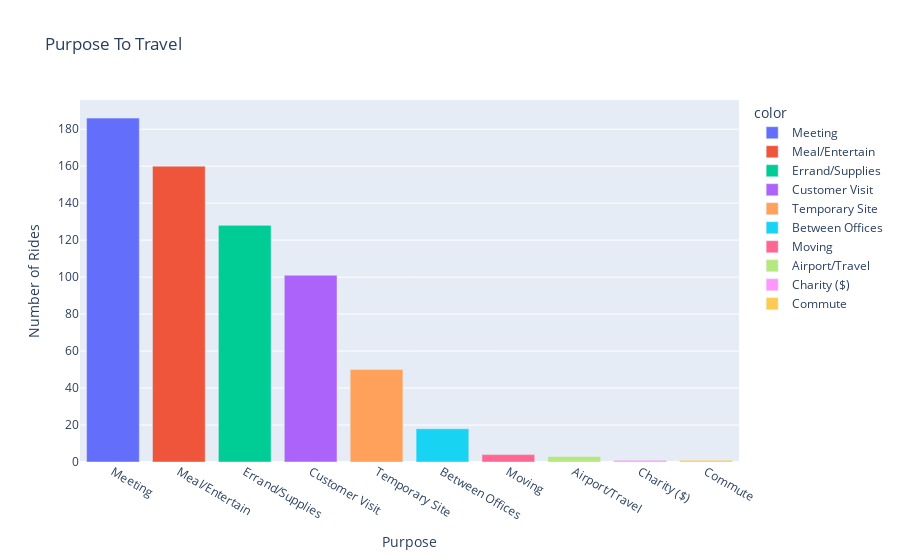

The notebook cell this image was saved under:
### Markdown cell above
# Data Analysis and Visualization

### Code cell
filtered_df = df[df['purpose'] != "Purpose Not Defined"]

fig = px.bar(filtered_df,
       x=filtered_df['purpose'].value_counts().keys(),y=filtered_df['purpose'].value_counts(),
       color=filtered_df['purpose'].value_counts().keys(),title='Purpose To Travel'
      )

fig.update_layout(xaxis_title='Purpose', yaxis_title='Number of Rides')

### Figure 1 — Plotly figure (JSON) as saved in the notebook; plotly's stock layout.template omitted (floating-point values rounded to 4 significant figures)
{"data": [{"alignmentgroup": "True", "hovertemplate": "color=Meeting<br>x=%{x}<br>y=%{y}<extra></extra>", "legendgroup": "Meeting", "marker": {"color": "#636efa", "pattern": {"shape": ""}}, "name": "Meeting", "offsetgroup": "Meeting", "orientation": "v", "showlegend": true, "textposition": "auto", "type": "bar", "x": ["Meeting"], "xaxis": "x", "y": [186], "yaxis": "y"}, {"alignmentgroup": "True", "hovertemplate": "color=Meal/Entertain<br>x=%{x}<br>y=%{y}<extra></extra>", "legendgroup": "Meal/Entertain", "marker": {"color": "#EF553B", "pattern": {"shape": ""}}, "name": "Meal/Entertain", "offsetgroup": "Meal/Entertain", "orientation": "v", "showlegend": true, "textposition": "auto", "type": "bar", "x": ["Meal/Entertain"], "xaxis": "x", "y": [160], "yaxis": "y"}, {"alignmentgroup": "True", "hovertemplate": "color=Errand/Supplies<br>x=%{x}<br>y=%{y}<extra></extra>", "legendgroup": "Errand/Supplies", "marker": {"color": "#00cc96", "pattern": {"shape": ""}}, "name": "Errand/Supplies", "offsetgroup": "Errand/Supplies", "orientation": "v", "showlegend": true, "textposition": "auto", "type": "bar", "x": ["Errand/Supplies"], "xaxis": "x", "y": [128], "yaxis": "y"}, {"alignmentgroup": "True", "hovertemplate": "color=Customer Visit<br>x=%{x}<br>y=%{y}<extra></extra>", "legendgroup": "Customer Visit", "marker": {"color": "#ab63fa", "pattern": {"shape": ""}}, "name": "Customer Visit", "offsetgroup": "Customer Visit", "orientation": "v", "showlegend": true, "textposition": "auto", "type": "bar", "x": ["Customer Visit"], "xaxis": "x", "y": [101], "yaxis": "y"}, {"alignmentgroup": "True", "hovertemplate": "color=Temporary Site<br>x=%{x}<br>y=%{y}<extra></extra>", "legendgroup": "Temporary Site", "marker": {"color": "#FFA15A", "pattern": {"shape": ""}}, "name": "Temporary Site", "offsetgroup": "Temporary Site", "orientation": "v", "showlegend": true, "textposition": "auto", "type": "bar", "x": ["Temporary Site"], "xaxis": "x", "y": [50], "yaxis": "y"}, {"alignmentgroup": "True", "hovertemplate": "color=Between Offices<br>x=%{x}<br>y=%{y}<extra></extra>", "legendgroup": "Between Offices", "marker": {"color": "#19d3f3", "pattern": {"shape": ""}}, "name": "Between Offices", "offsetgroup": "Between Offices", "orientation": "v", "showlegend": true, "textposition": "auto", "type": "bar", "x": ["Between Offices"], "xaxis": "x", "y": [18], "yaxis": "y"}, {"alignmentgroup": "True", "hovertemplate": "color=Moving<br>x=%{x}<br>y=%{y}<extra></extra>", "legendgroup": "Moving", "marker": {"color": "#FF6692", "pattern": {"shape": ""}}, "name": "Moving", "offsetgroup": "Moving", "orientation": "v", "showlegend": true, "textposition": "auto", "type": "bar", "x": ["Moving"], "xaxis": "x", "y": [4], "yaxis": "y"}, {"alignmentgroup": "True", "hovertemplate": "color=Airport/Travel<br>x=%{x}<br>y=%{y}<extra></extra>", "legendgroup": "Airport/Travel", "marker": {"color": "#B6E880", "pattern": {"shape": ""}}, "name": "Airport/Travel", "offsetgroup": "Airport/Travel", "orientation": "v", "showlegend": true, "textposition": "auto", "type": "bar", "x": ["Airport/Travel"], "xaxis": "x", "y": [3], "yaxis": "y"}, {"alignmentgroup": "True", "hovertemplate": "color=Charity ($)<br>x=%{x}<br>y=%{y}<extra></extra>", "legendgroup": "Charity ($)", "marker": {"color": "#FF97FF", "pattern": {"shape": ""}}, "name": "Charity ($)", "offsetgroup": "Charity ($)", "orientation": "v", "showlegend": true, "textposition": "auto", "type": "bar", "x": ["Charity ($)"], "xaxis": "x", "y": [1], "yaxis": "y"}, {"alignmentgroup": "True", "hovertemplate": "color=Commute<br>x=%{x}<br>y=%{y}<extra></extra>", "legendgroup": "Commute", "marker": {"color": "#FECB52", "pattern": {"shape": ""}}, "name": "Commute", "offsetgroup": "Commute", "orientation": "v", "showlegend": true, "textposition": "auto", "type": "bar", "x": ["Commute"], "xaxis": "x", "y": [1], "yaxis": "y"}], "layout": {"barmode": "relative", "legend": {"title": {"text": "color"}, "tracegroupgap": 0}, "title": {"text": "Purpose To Travel"}, "xaxis": {"anchor": "y", "domain": [0, 1], "title": {"text": "Purpose"}}, "yaxis": {"anchor": "x", "domain": [0, 1], "title": {"text": "Number of Rides"}}}}
